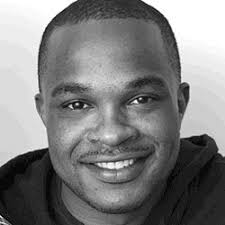
#> input picture Dilation.jpg, 225 x 225 px
$ python DilationComplete.py
#> lines starting #> are read from the running program, lines starting #| are printed output that depends on the picture; after the words box and inside, x2 and y2 are one past the last pixel; in counts of white or black regions, pixels touching at a corner belong together
# -*- coding: utf-8 -*-
"""
Created on Tue Mar 12 19:26:04 2019

@author: Mohammadreza
"""

import numpy as np
import cv2
import matplotlib.pyplot as plt


#image = Image.open('z.png').convert('L')
#image = cv2.imread('z.png')
image = plt.imread('Dilation.jpg', format=None)
#> image is the input picture: shape (225, 225, 3); min 0, max 255, mean 126.6
image = cv2.cvtColor(image , cv2.COLOR_BGR2GRAY)
#> image: shape (225, 225)
res, image = cv2.threshold(image,127,1,1)
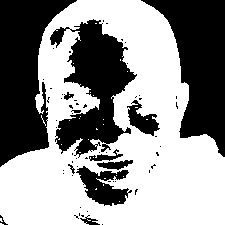
#> image: shape (225, 225); values 0 (black) and 1 (white), 56.5% white; 61 black regions (49 under 20 px), largest, box (x1, y1, x2, y2) and area: (0, 0, 77, 167) 7061, (141, 0, 225, 157) 6697, (50, 19, 137, 158) 5818
#image = np.array([[1,0,1,0,1],[0,1,1,1,0],[0,0,1,0,1]])

#image = np.array([[0,1,1,1,0],[0,1,1,1,0],[0,0,0,0,0]])
#print(image)
dimensions = image.shape
#> dimensions = (225, 225)
height = image.shape[0]
#> height = 225
width = image.shape[1]
#> width = 225


#S = (1,3)
#B = np.ones(S,dtype =int)
B=np.array([[0,1,0],[1,1,1],[0,1,0]])
# [6 lines of commented-out code are left out]

D0 = np.zeros((height,width), dtype=int)
#print(D0)

a11=np.array(np.pad(image, ((1,1),(1,1)), 'constant'))
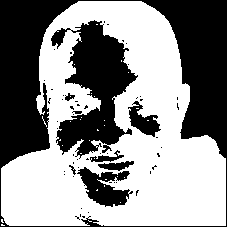
#> a11: shape (227, 227); values 0 (black) and 1 (white), 55.6% white; 57 black regions (48 under 20 px), largest, box (x1, y1, x2, y2) and area: (0, 0, 227, 227) 14769, (51, 20, 138, 159) 5818, (77, 167, 133, 207) 1167

# [9 lines of commented-out code are left out]
for i in range(height):
    for j in range(width):
        test = np.logical_and(a11[i:(i+B.shape[0]),j:(j+B.shape[1])],B)

        if np.isin(True,test) == True:
                D0[i][j] = 1
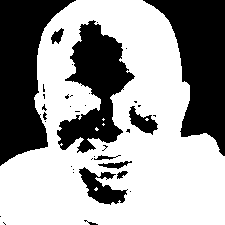
#> D0: shape (225, 225) int64; values 0 (black) and 1 (white), 60.8% white; 37 black regions (26 under 20 px), largest, box (x1, y1, x2, y2) and area: (0, 0, 76, 166) 6702, (143, 0, 225, 156) 6493, (57, 20, 135, 153) 4896


plt.imshow(image, cmap='gray')
plt.figure()
plt.imshow(D0 ,cmap='gray')
plt.show()
